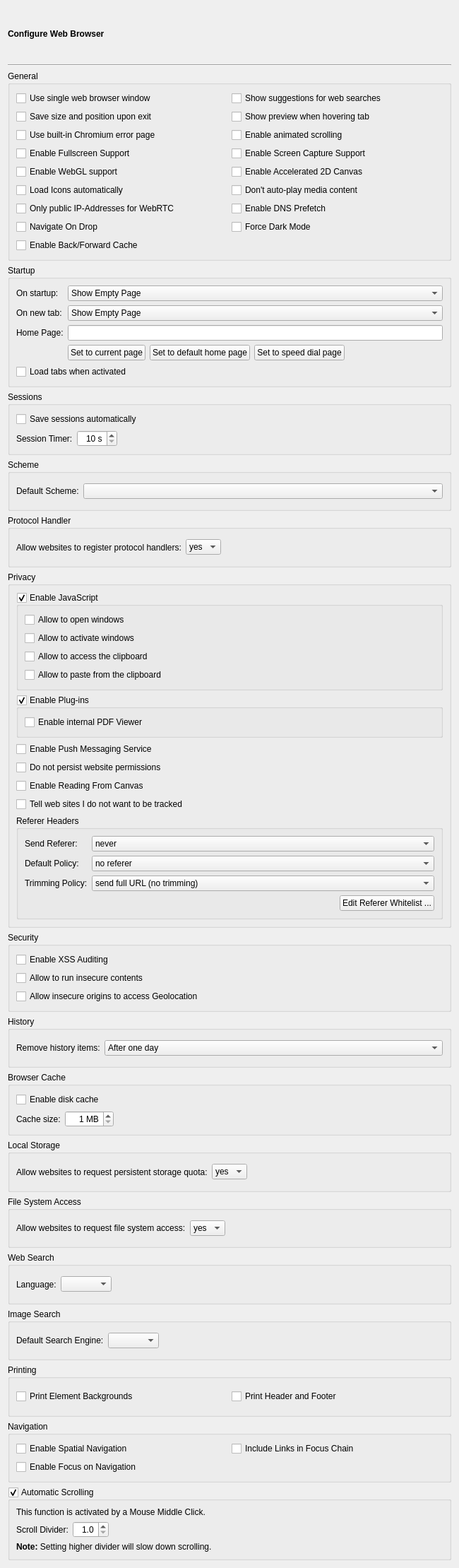
<?xml version="1.0" encoding="UTF-8"?>
<ui version="4.0">
 <class>WebBrowserPage</class>
 <widget class="QWidget" name="WebBrowserPage">
  <property name="geometry">
   <rect>
    <x>0</x>
    <y>0</y>
    <width>650</width>
    <height>2219</height>
   </rect>
  </property>
  <layout class="QVBoxLayout" name="verticalLayout_6">
   <item>
    <widget class="QLabel" name="headerLabel">
     <property name="text">
      <string>&lt;b&gt;Configure Web Browser&lt;/b&gt;</string>
     </property>
    </widget>
   </item>
   <item>
    <widget class="Line" name="line17">
     <property name="frameShape">
      <enum>QFrame::Shape::HLine</enum>
     </property>
     <property name="frameShadow">
      <enum>QFrame::Shadow::Sunken</enum>
     </property>
     <property name="orientation">
      <enum>Qt::Orientation::Horizontal</enum>
     </property>
    </widget>
   </item>
   <item>
    <widget class="QGroupBox" name="groupBox_4">
     <property name="title">
      <string>General</string>
     </property>
     <layout class="QGridLayout" name="gridLayout_5">
      <item row="6" column="0">
       <widget class="QCheckBox" name="webRtcPublicOnlyCheckBox">
        <property name="toolTip">
         <string>Select to limit WebRTC to public IP addresses only</string>
        </property>
        <property name="text">
         <string>Only public IP-Addresses for WebRTC</string>
        </property>
       </widget>
      </item>
      <item row="0" column="0">
       <widget class="QCheckBox" name="singleHelpWindowCheckBox">
        <property name="toolTip">
         <string>Select to use a single web browser window only</string>
        </property>
        <property name="text">
         <string>Use single web browser window</string>
        </property>
       </widget>
      </item>
      <item row="2" column="1">
       <widget class="QCheckBox" name="scrollingCheckBox">
        <property name="toolTip">
         <string>Select to activate animated scrolling</string>
        </property>
        <property name="text">
         <string>Enable animated scrolling</string>
        </property>
       </widget>
      </item>
      <item row="0" column="1">
       <widget class="QCheckBox" name="webSuggestionsCheckBox">
        <property name="toolTip">
         <string>Select to enable suggestions for web searches</string>
        </property>
        <property name="text">
         <string>Show suggestions for web searches</string>
        </property>
       </widget>
      </item>
      <item row="3" column="0">
       <widget class="QCheckBox" name="fullscreenCheckBox">
        <property name="toolTip">
         <string>Select to enable fullscreen support</string>
        </property>
        <property name="text">
         <string>Enable Fullscreen Support</string>
        </property>
       </widget>
      </item>
      <item row="5" column="1">
       <widget class="QCheckBox" name="autoplayMediaCheckBox">
        <property name="toolTip">
         <string>Select, to inhibit playback of media content until the user interacts with the page</string>
        </property>
        <property name="text">
         <string>Don't auto-play media content</string>
        </property>
       </widget>
      </item>
      <item row="4" column="0">
       <widget class="QCheckBox" name="webGLCheckBox">
        <property name="toolTip">
         <string>Select to enable support for WebGL</string>
        </property>
        <property name="text">
         <string>Enable WebGL support</string>
        </property>
       </widget>
      </item>
      <item row="1" column="1">
       <widget class="QCheckBox" name="showTabPreviews">
        <property name="toolTip">
         <string>Select to show a page preview when the mouse hovers over the tab</string>
        </property>
        <property name="text">
         <string>Show preview when hovering tab</string>
        </property>
       </widget>
      </item>
      <item row="7" column="0">
       <widget class="QCheckBox" name="navigateOnDropCheckBox">
        <property name="toolTip">
         <string>Select to enable navigation by dropping URLs on a view.</string>
        </property>
        <property name="text">
         <string>Navigate On Drop</string>
        </property>
       </widget>
      </item>
      <item row="2" column="0">
       <widget class="QCheckBox" name="errorPageCheckBox">
        <property name="toolTip">
         <string>Select to enable displaying the built-in Chromium error pages.</string>
        </property>
        <property name="text">
         <string>Use built-in Chromium error page</string>
        </property>
       </widget>
      </item>
      <item row="5" column="0">
       <widget class="QCheckBox" name="autoloadIconsCheckBox">
        <property name="toolTip">
         <string>Select to load web site icons automatically</string>
        </property>
        <property name="text">
         <string>Load Icons automatically</string>
        </property>
       </widget>
      </item>
      <item row="1" column="0">
       <widget class="QCheckBox" name="saveGeometryCheckBox">
        <property name="toolTip">
         <string>Select to save the window size and position</string>
        </property>
        <property name="text">
         <string>Save size and position upon exit</string>
        </property>
       </widget>
      </item>
      <item row="3" column="1">
       <widget class="QCheckBox" name="screenCaptureCheckBox">
        <property name="toolTip">
         <string>Select to enable screen capture support</string>
        </property>
        <property name="text">
         <string>Enable Screen Capture Support</string>
        </property>
       </widget>
      </item>
      <item row="6" column="1">
       <widget class="QCheckBox" name="dnsPrefetchCheckBox">
        <property name="toolTip">
         <string>Select to try to pre-fetch DNS entries to speed up browsing</string>
        </property>
        <property name="text">
         <string>Enable DNS Prefetch</string>
        </property>
       </widget>
      </item>
      <item row="7" column="1">
       <widget class="QCheckBox" name="forceDarkModeCheckBox">
        <property name="toolTip">
         <string>Select to render all web contents using a dark theme.</string>
        </property>
        <property name="text">
         <string>Force Dark Mode</string>
        </property>
       </widget>
      </item>
      <item row="4" column="1">
       <widget class="QCheckBox" name="accelerated2dCanvasCheckBox">
        <property name="toolTip">
         <string>Select to enable support for accelerated 2D canvas using OpenGL</string>
        </property>
        <property name="text">
         <string>Enable Accelerated 2D Canvas</string>
        </property>
       </widget>
      </item>
      <item row="8" column="0">
       <widget class="QCheckBox" name="backForwardCacheCheckBox">
        <property name="toolTip">
         <string>Select to enable back/forward cache to speed up navigation</string>
        </property>
        <property name="text">
         <string>Enable Back/Forward Cache</string>
        </property>
       </widget>
      </item>
     </layout>
    </widget>
   </item>
   <item>
    <widget class="QGroupBox" name="startupGroupBox">
     <property name="title">
      <string>Startup</string>
     </property>
     <layout class="QGridLayout" name="gridLayout_3">
      <item row="0" column="0">
       <widget class="QLabel" name="label">
        <property name="text">
         <string>On startup:</string>
        </property>
       </widget>
      </item>
      <item row="0" column="1" colspan="4">
       <widget class="QComboBox" name="startupCombo">
        <property name="toolTip">
         <string>Select the startup behavior</string>
        </property>
        <item>
         <property name="text">
          <string>Show Empty Page</string>
         </property>
        </item>
        <item>
         <property name="text">
          <string>Show Home Page</string>
         </property>
        </item>
        <item>
         <property name="text">
          <string>Show Speed Dial</string>
         </property>
        </item>
        <item>
         <property name="text">
          <string>Restore Session</string>
         </property>
        </item>
        <item>
         <property name="text">
          <string>Select Session</string>
         </property>
        </item>
       </widget>
      </item>
      <item row="1" column="0">
       <widget class="QLabel" name="label_12">
        <property name="text">
         <string>On new tab:</string>
        </property>
       </widget>
      </item>
      <item row="1" column="1" colspan="4">
       <widget class="QComboBox" name="newTabCombo">
        <property name="toolTip">
         <string>Select the behavior of new tabs</string>
        </property>
        <item>
         <property name="text">
          <string>Show Empty Page</string>
         </property>
        </item>
        <item>
         <property name="text">
          <string>Show Home Page</string>
         </property>
        </item>
        <item>
         <property name="text">
          <string>Show Speed Dial</string>
         </property>
        </item>
       </widget>
      </item>
      <item row="2" column="0">
       <widget class="QLabel" name="homePageLabel">
        <property name="text">
         <string>Home Page:</string>
        </property>
       </widget>
      </item>
      <item row="2" column="1" colspan="4">
       <widget class="QLineEdit" name="homePageEdit">
        <property name="toolTip">
         <string>Enter the desired home page</string>
        </property>
       </widget>
      </item>
      <item row="3" column="1">
       <widget class="QPushButton" name="setCurrentPageButton">
        <property name="toolTip">
         <string>Press to set the current page as the home page</string>
        </property>
        <property name="text">
         <string>Set to current page</string>
        </property>
       </widget>
      </item>
      <item row="3" column="2">
       <widget class="QPushButton" name="defaultHomeButton">
        <property name="toolTip">
         <string>Press to set the default home page</string>
        </property>
        <property name="text">
         <string>Set to default home page</string>
        </property>
       </widget>
      </item>
      <item row="3" column="3">
       <widget class="QPushButton" name="setSpeedDialPageButton">
        <property name="toolTip">
         <string>Press to set the speed dial as the home page</string>
        </property>
        <property name="text">
         <string>Set to speed dial page</string>
        </property>
       </widget>
      </item>
      <item row="3" column="4">
       <spacer name="horizontalSpacer_2">
        <property name="orientation">
         <enum>Qt::Orientation::Horizontal</enum>
        </property>
        <property name="sizeHint" stdset="0">
         <size>
          <width>160</width>
          <height>20</height>
         </size>
        </property>
       </spacer>
      </item>
      <item row="4" column="0" colspan="5">
       <widget class="QCheckBox" name="loadTabOnActivationCheckBox">
        <property name="toolTip">
         <string>Select to load restored tabs when they are activated</string>
        </property>
        <property name="text">
         <string>Load tabs when activated</string>
        </property>
       </widget>
      </item>
     </layout>
     <zorder>label</zorder>
     <zorder>startupCombo</zorder>
     <zorder>homePageLabel</zorder>
     <zorder>homePageEdit</zorder>
     <zorder>setCurrentPageButton</zorder>
     <zorder>defaultHomeButton</zorder>
     <zorder>label_12</zorder>
     <zorder>newTabCombo</zorder>
     <zorder>loadTabOnActivationCheckBox</zorder>
     <zorder>setSpeedDialPageButton</zorder>
    </widget>
   </item>
   <item>
    <widget class="QGroupBox" name="groupBox_8">
     <property name="title">
      <string>Sessions</string>
     </property>
     <layout class="QGridLayout" name="gridLayout_6">
      <item row="0" column="0" colspan="3">
       <widget class="QCheckBox" name="saveSessionCheckBox">
        <property name="toolTip">
         <string>Select to save sessions automatically</string>
        </property>
        <property name="text">
         <string>Save sessions automatically</string>
        </property>
       </widget>
      </item>
      <item row="1" column="0">
       <widget class="QLabel" name="label_13">
        <property name="text">
         <string>Session Timer:</string>
        </property>
       </widget>
      </item>
      <item row="1" column="1">
       <widget class="QSpinBox" name="sessionTimerSpinBox">
        <property name="toolTip">
         <string>Enter the time to save sessions</string>
        </property>
        <property name="alignment">
         <set>Qt::AlignmentFlag::AlignRight|Qt::AlignmentFlag::AlignTrailing|Qt::AlignmentFlag::AlignVCenter</set>
        </property>
        <property name="suffix">
         <string> s</string>
        </property>
        <property name="minimum">
         <number>10</number>
        </property>
        <property name="maximum">
         <number>180</number>
        </property>
        <property name="singleStep">
         <number>1</number>
        </property>
       </widget>
      </item>
      <item row="1" column="2">
       <spacer name="horizontalSpacer_8">
        <property name="orientation">
         <enum>Qt::Orientation::Horizontal</enum>
        </property>
        <property name="sizeHint" stdset="0">
         <size>
          <width>443</width>
          <height>20</height>
         </size>
        </property>
       </spacer>
      </item>
     </layout>
    </widget>
   </item>
   <item>
    <widget class="QGroupBox" name="groupBox_2">
     <property name="title">
      <string>Scheme</string>
     </property>
     <layout class="QGridLayout" name="gridLayout_4">
      <item row="0" column="0">
       <widget class="QLabel" name="label_3">
        <property name="text">
         <string>Default Scheme:</string>
        </property>
       </widget>
      </item>
      <item row="0" column="1">
       <widget class="QComboBox" name="defaultSchemeCombo">
        <property name="sizePolicy">
         <sizepolicy hsizetype="Expanding" vsizetype="Fixed">
          <horstretch>0</horstretch>
          <verstretch>0</verstretch>
         </sizepolicy>
        </property>
        <property name="toolTip">
         <string>Select the default scheme</string>
        </property>
        <property name="whatsThis">
         <string>&lt;b&gt;Default Scheme&lt;/b&gt;&lt;p&gt;Select the default scheme. This scheme is prepended to URLs, that don't contain one.&lt;/p&gt;</string>
        </property>
        <property name="editable">
         <bool>false</bool>
        </property>
       </widget>
      </item>
     </layout>
    </widget>
   </item>
   <item>
    <widget class="QGroupBox" name="groupBox_11">
     <property name="title">
      <string>Protocol Handler</string>
     </property>
     <layout class="QHBoxLayout" name="horizontalLayout_8">
      <item>
       <widget class="QLabel" name="label_18">
        <property name="text">
         <string>Allow websites to register protocol handlers:</string>
        </property>
       </widget>
      </item>
      <item>
       <widget class="QComboBox" name="protocolHandlerComboBox">
        <property name="toolTip">
         <string>Select how to allow websites to register protocol handlers via &quot;navigator.registerProtocolHandler&quot;</string>
        </property>
        <item>
         <property name="text">
          <string>yes</string>
         </property>
        </item>
        <item>
         <property name="text">
          <string>no</string>
         </property>
        </item>
        <item>
         <property name="text">
          <string>ask</string>
         </property>
        </item>
       </widget>
      </item>
      <item>
       <spacer name="horizontalSpacer_9">
        <property name="orientation">
         <enum>Qt::Orientation::Horizontal</enum>
        </property>
        <property name="sizeHint" stdset="0">
         <size>
          <width>272</width>
          <height>20</height>
         </size>
        </property>
       </spacer>
      </item>
     </layout>
    </widget>
   </item>
   <item>
    <widget class="QGroupBox" name="privacyGroup">
     <property name="title">
      <string>Privacy</string>
     </property>
     <layout class="QVBoxLayout" name="verticalLayout_5">
      <item>
       <widget class="QGroupBox" name="javaScriptGroup">
        <property name="toolTip">
         <string>Select to enable JavaScript support</string>
        </property>
        <property name="title">
         <string>Enable JavaScript</string>
        </property>
        <property name="checkable">
         <bool>true</bool>
        </property>
        <layout class="QVBoxLayout" name="verticalLayout_2">
         <item>
          <widget class="QCheckBox" name="jsOpenWindowsCheckBox">
           <property name="toolTip">
            <string>Select to allow JavaScript to open windows</string>
           </property>
           <property name="text">
            <string>Allow to open windows</string>
           </property>
          </widget>
         </item>
         <item>
          <widget class="QCheckBox" name="jsActivateWindowsCheckBox">
           <property name="toolTip">
            <string>Select to allow JavaScript to activate windows</string>
           </property>
           <property name="text">
            <string>Allow to activate windows</string>
           </property>
          </widget>
         </item>
         <item>
          <widget class="QCheckBox" name="jsClipboardCheckBox">
           <property name="toolTip">
            <string>Select to allow JavaScript to access the clipboard</string>
           </property>
           <property name="text">
            <string>Allow to access the clipboard</string>
           </property>
          </widget>
         </item>
         <item>
          <widget class="QCheckBox" name="jsPasteCheckBox">
           <property name="toolTip">
            <string>Select to allow JavaScript to paste from the clipboard (this needs access to the clipboard)</string>
           </property>
           <property name="text">
            <string>Allow to paste from the clipboard</string>
           </property>
          </widget>
         </item>
        </layout>
       </widget>
      </item>
      <item>
       <widget class="QGroupBox" name="pluginsGroup">
        <property name="toolTip">
         <string>Select to enable plugins in web pages</string>
        </property>
        <property name="title">
         <string>Enable Plug-ins</string>
        </property>
        <property name="checkable">
         <bool>true</bool>
        </property>
        <layout class="QVBoxLayout" name="verticalLayout_3">
         <item>
          <widget class="QCheckBox" name="pdfViewerCheckBox">
           <property name="toolTip">
            <string>Select to enable the built-in PDF Viewer</string>
           </property>
           <property name="text">
            <string>Enable internal PDF Viewer</string>
           </property>
          </widget>
         </item>
        </layout>
       </widget>
      </item>
      <item>
       <widget class="QCheckBox" name="pushServiceCheckBox">
        <property name="toolTip">
         <string>&lt;p&gt;Select to enable the push messaging service.&lt;/p&gt;
&lt;p&gt;&lt;b&gt;Note:&lt;/b&gt; All push messages will go through the Google push service and its respective servers.&lt;/p&gt;</string>
        </property>
        <property name="text">
         <string>Enable Push Messaging Service</string>
        </property>
       </widget>
      </item>
      <item>
       <widget class="QCheckBox" name="noPersistentPermissionsCheckBox">
        <property name="toolTip">
         <string>Select to store website permission settings in memory only.</string>
        </property>
        <property name="text">
         <string>Do not persist website permissions</string>
        </property>
       </widget>
      </item>
      <item>
       <widget class="QCheckBox" name="readingFromCanvasCheckBox">
        <property name="toolTip">
         <string>&lt;p&gt;Select to allow reading from all canvas elements.&lt;/p&gt;
&lt;p&gt;&lt;b&gt;Note:&lt;/b&gt; Disable this option to prevent canvas fingerprinting.&lt;/p&gt;</string>
        </property>
        <property name="text">
         <string>Enable Reading From Canvas</string>
        </property>
       </widget>
      </item>
      <item>
       <widget class="QCheckBox" name="doNotTrackCheckBox">
        <property name="toolTip">
         <string>Select to enabled the &quot;Do Not Track&quot; feature</string>
        </property>
        <property name="text">
         <string>Tell web sites I do not want to be tracked</string>
        </property>
       </widget>
      </item>
      <item>
       <widget class="QGroupBox" name="groupBox_9">
        <property name="title">
         <string>Referer Headers</string>
        </property>
        <layout class="QGridLayout" name="gridLayout_7">
         <item row="0" column="0">
          <widget class="QLabel" name="label_14">
           <property name="text">
            <string>Send Referer:</string>
           </property>
          </widget>
         </item>
         <item row="0" column="1">
          <widget class="QComboBox" name="refererSendComboBox">
           <property name="sizePolicy">
            <sizepolicy hsizetype="Expanding" vsizetype="Fixed">
             <horstretch>0</horstretch>
             <verstretch>0</verstretch>
            </sizepolicy>
           </property>
           <property name="toolTip">
            <string>Select when to send a referer header (independent of origin)</string>
           </property>
           <property name="whatsThis">
            <string>&lt;b&gt;Send Referer&lt;/b&gt;
&lt;p&gt;Select, when to send a referer header. This is independent of the requested URL. If a referer header is to be sent, further rules will be applied.&lt;/p&gt;</string>
           </property>
           <item>
            <property name="text">
             <string>never</string>
            </property>
           </item>
           <item>
            <property name="text">
             <string>on click only</string>
            </property>
           </item>
           <item>
            <property name="text">
             <string>always</string>
            </property>
           </item>
          </widget>
         </item>
         <item row="1" column="0">
          <widget class="QLabel" name="label_16">
           <property name="text">
            <string>Default Policy:</string>
           </property>
          </widget>
         </item>
         <item row="1" column="1">
          <widget class="QComboBox" name="refererDefaultPolicyCcomboBox">
           <property name="sizePolicy">
            <sizepolicy hsizetype="Expanding" vsizetype="Fixed">
             <horstretch>0</horstretch>
             <verstretch>0</verstretch>
            </sizepolicy>
           </property>
           <property name="toolTip">
            <string>Select when to send a referer header depending on origin</string>
           </property>
           <property name="whatsThis">
            <string>&lt;b&gt;Default Policy&lt;/b&gt;
&lt;p&gt;Select when to send a referer header depending on origin.&lt;/p&gt;
&lt;ul&gt;
&lt;li&gt;no referer - don't send a referer header&lt;/li&gt;
&lt;li&gt;only when same origin - don't send a referer header if the origin of the target is different&lt;/li&gt;
&lt;li&gt;only origin when cross origin - send trimmed referer header only when same origin, the referer origin when the target is potentially trustworthy and no header otherwise&lt;/li&gt;
&lt;li&gt;no referer when downgrading - don't send a referer header when the target is not potentially trustworthy&lt;/li&gt;
&lt;/ul&gt;</string>
           </property>
           <item>
            <property name="text">
             <string>no referer</string>
            </property>
           </item>
           <item>
            <property name="text">
             <string>only when same origin</string>
            </property>
           </item>
           <item>
            <property name="text">
             <string>only origin when cross origin</string>
            </property>
           </item>
           <item>
            <property name="text">
             <string>no referer when downgrading</string>
            </property>
           </item>
          </widget>
         </item>
         <item row="2" column="0">
          <widget class="QLabel" name="label_15">
           <property name="text">
            <string>Trimming Policy:</string>
           </property>
          </widget>
         </item>
         <item row="2" column="1">
          <widget class="QComboBox" name="refererTrimmingPolicyComboBox">
           <property name="sizePolicy">
            <sizepolicy hsizetype="Expanding" vsizetype="Fixed">
             <horstretch>0</horstretch>
             <verstretch>0</verstretch>
            </sizepolicy>
           </property>
           <property name="toolTip">
            <string>Select how the referer URL shall be trimmed</string>
           </property>
           <property name="whatsThis">
            <string>&lt;b&gt;Trimming Policy&lt;/b&gt;
&lt;p&gt;Select how the referer URL shall be trimmed. The selected rule is applied, when sending a complete referer URL.&lt;/p&gt;
&lt;ul&gt;
&lt;li&gt;send full URL (no trimming) - this does not perform any trimming beyond removing the user information and any fragment&lt;/li&gt;
&lt;li&gt;send the URL without its query string - this removes the user information and the query string&lt;/li&gt;
&lt;li&gt;only send the origin - this shortens the referer URL to the origin, i.e. scheme, host and port only&lt;/li&gt;
&lt;/ul&gt;</string>
           </property>
           <item>
            <property name="text">
             <string>send full URL (no trimming)</string>
            </property>
           </item>
           <item>
            <property name="text">
             <string>send the URL without its query string</string>
            </property>
           </item>
           <item>
            <property name="text">
             <string>only send the origin</string>
            </property>
           </item>
          </widget>
         </item>
         <item row="3" column="0" colspan="2">
          <layout class="QHBoxLayout" name="horizontalLayout_4">
           <item>
            <spacer name="horizontalSpacer_6">
             <property name="orientation">
              <enum>Qt::Orientation::Horizontal</enum>
             </property>
             <property name="sizeHint" stdset="0">
              <size>
               <width>268</width>
               <height>20</height>
              </size>
             </property>
            </spacer>
           </item>
           <item>
            <widget class="QPushButton" name="refererWhitelistButton">
             <property name="toolTip">
              <string>Press to edit the list of whitelisted hosts</string>
             </property>
             <property name="text">
              <string>Edit Referer Whitelist ...</string>
             </property>
            </widget>
           </item>
          </layout>
         </item>
        </layout>
       </widget>
      </item>
     </layout>
    </widget>
   </item>
   <item>
    <widget class="QGroupBox" name="groupBox_6">
     <property name="title">
      <string>Security</string>
     </property>
     <layout class="QVBoxLayout" name="verticalLayout_4">
      <item>
       <widget class="QCheckBox" name="xssAuditingCheckBox">
        <property name="toolTip">
         <string>Select to enable XSS auditing</string>
        </property>
        <property name="whatsThis">
         <string>&lt;b&gt;Enable XSS Auditing&lt;/b&gt;
&lt;p&gt;This selects whether load requests should be monitored for cross-site scripting attempts. Suspicious scripts will be blocked. These will be reported in the JavaScript console. Enabling this feature might have an impact on performance.&lt;/p&gt;</string>
        </property>
        <property name="text">
         <string>Enable XSS Auditing</string>
        </property>
       </widget>
      </item>
      <item>
       <widget class="QCheckBox" name="insecureContentsCheckBox">
        <property name="toolTip">
         <string>Select to allow HTTPS pages to run JavaScript, CSS, plugins or web-sockets from HTTP URLs</string>
        </property>
        <property name="text">
         <string>Allow to run insecure contents</string>
        </property>
       </widget>
      </item>
      <item>
       <widget class="QCheckBox" name="insecureGeolocationCheckBox">
        <property name="toolTip">
         <string>Select to allow insecure origins (i.e. those not having an https:// URL) to request Geolocation features.</string>
        </property>
        <property name="text">
         <string>Allow insecure origins to access Geolocation</string>
        </property>
       </widget>
      </item>
     </layout>
    </widget>
   </item>
   <item>
    <widget class="QGroupBox" name="groupBox">
     <property name="title">
      <string>History</string>
     </property>
     <layout class="QHBoxLayout" name="horizontalLayout">
      <item>
       <widget class="QLabel" name="label_4">
        <property name="text">
         <string>Remove history items:</string>
        </property>
       </widget>
      </item>
      <item>
       <widget class="QComboBox" name="expireHistory">
        <property name="sizePolicy">
         <sizepolicy hsizetype="Expanding" vsizetype="Fixed">
          <horstretch>0</horstretch>
          <verstretch>0</verstretch>
         </sizepolicy>
        </property>
        <property name="toolTip">
         <string>Select the period for expiration of history entries</string>
        </property>
        <item>
         <property name="text">
          <string>After one day</string>
         </property>
        </item>
        <item>
         <property name="text">
          <string>After one week</string>
         </property>
        </item>
        <item>
         <property name="text">
          <string>After two weeks</string>
         </property>
        </item>
        <item>
         <property name="text">
          <string>After one month</string>
         </property>
        </item>
        <item>
         <property name="text">
          <string>After one year</string>
         </property>
        </item>
        <item>
         <property name="text">
          <string>Manually</string>
         </property>
        </item>
        <item>
         <property name="text">
          <string>On application exit</string>
         </property>
        </item>
       </widget>
      </item>
     </layout>
    </widget>
   </item>
   <item>
    <widget class="QGroupBox" name="cacheGroup">
     <property name="title">
      <string>Browser Cache</string>
     </property>
     <layout class="QGridLayout" name="gridLayout_2">
      <item row="0" column="0" colspan="3">
       <widget class="QCheckBox" name="diskCacheCheckBox">
        <property name="text">
         <string>Enable disk cache</string>
        </property>
       </widget>
      </item>
      <item row="1" column="0">
       <widget class="QLabel" name="label_7">
        <property name="text">
         <string>Cache size:</string>
        </property>
       </widget>
      </item>
      <item row="1" column="1">
       <widget class="QSpinBox" name="cacheSizeSpinBox">
        <property name="toolTip">
         <string>Enter the maximum size of the disk cache</string>
        </property>
        <property name="alignment">
         <set>Qt::AlignmentFlag::AlignRight|Qt::AlignmentFlag::AlignTrailing|Qt::AlignmentFlag::AlignVCenter</set>
        </property>
        <property name="suffix">
         <string> MB</string>
        </property>
        <property name="minimum">
         <number>1</number>
        </property>
        <property name="maximum">
         <number>999</number>
        </property>
       </widget>
      </item>
      <item row="1" column="2">
       <spacer name="horizontalSpacer">
        <property name="orientation">
         <enum>Qt::Orientation::Horizontal</enum>
        </property>
        <property name="sizeHint" stdset="0">
         <size>
          <width>410</width>
          <height>20</height>
         </size>
        </property>
       </spacer>
      </item>
     </layout>
    </widget>
   </item>
   <item>
    <widget class="QGroupBox" name="groupBox_10">
     <property name="title">
      <string>Local Storage</string>
     </property>
     <layout class="QHBoxLayout" name="horizontalLayout_7">
      <item>
       <widget class="QLabel" name="label_17">
        <property name="text">
         <string>Allow websites to request persistent storage quota:</string>
        </property>
       </widget>
      </item>
      <item>
       <widget class="QComboBox" name="requestQuotaComboBox">
        <property name="toolTip">
         <string>Select how to allow websites to request persistent storage quota via &quot;navigator.webkitPersistentStorage.requestQuota&quot;</string>
        </property>
        <item>
         <property name="text">
          <string>yes</string>
         </property>
        </item>
        <item>
         <property name="text">
          <string>no</string>
         </property>
        </item>
        <item>
         <property name="text">
          <string>ask</string>
         </property>
        </item>
       </widget>
      </item>
      <item>
       <spacer name="horizontalSpacer_10">
        <property name="orientation">
         <enum>Qt::Orientation::Horizontal</enum>
        </property>
        <property name="sizeHint" stdset="0">
         <size>
          <width>230</width>
          <height>20</height>
         </size>
        </property>
       </spacer>
      </item>
     </layout>
    </widget>
   </item>
   <item>
    <widget class="QGroupBox" name="groupBox_12">
     <property name="title">
      <string>File System Access</string>
     </property>
     <layout class="QHBoxLayout" name="horizontalLayout_9">
      <item>
       <widget class="QLabel" name="label_2">
        <property name="text">
         <string>Allow websites to request file system access:</string>
        </property>
       </widget>
      </item>
      <item>
       <widget class="QComboBox" name="fileSystemAccessComboBox">
        <property name="toolTip">
         <string>Select how to allow websites to request file system access</string>
        </property>
        <item>
         <property name="text">
          <string>yes</string>
         </property>
        </item>
        <item>
         <property name="text">
          <string>no</string>
         </property>
        </item>
        <item>
         <property name="text">
          <string>ask</string>
         </property>
        </item>
       </widget>
      </item>
      <item>
       <spacer name="horizontalSpacer_11">
        <property name="orientation">
         <enum>Qt::Orientation::Horizontal</enum>
        </property>
        <property name="sizeHint" stdset="0">
         <size>
          <width>271</width>
          <height>20</height>
         </size>
        </property>
       </spacer>
      </item>
     </layout>
    </widget>
   </item>
   <item>
    <widget class="QGroupBox" name="groupBox_5">
     <property name="title">
      <string>Web Search</string>
     </property>
     <layout class="QHBoxLayout" name="horizontalLayout_2">
      <item>
       <widget class="QLabel" name="label_5">
        <property name="text">
         <string>Language:</string>
        </property>
       </widget>
      </item>
      <item>
       <widget class="QComboBox" name="languageCombo">
        <property name="toolTip">
         <string>Select the language to be used for web searches</string>
        </property>
        <property name="sizeAdjustPolicy">
         <enum>QComboBox::SizeAdjustPolicy::AdjustToContents</enum>
        </property>
       </widget>
      </item>
      <item>
       <spacer name="horizontalSpacer_3">
        <property name="orientation">
         <enum>Qt::Orientation::Horizontal</enum>
        </property>
        <property name="sizeHint" stdset="0">
         <size>
          <width>450</width>
          <height>20</height>
         </size>
        </property>
       </spacer>
      </item>
     </layout>
    </widget>
   </item>
   <item>
    <widget class="QGroupBox" name="imageSearchGroup">
     <property name="title">
      <string>Image Search</string>
     </property>
     <layout class="QHBoxLayout" name="horizontalLayout_3">
      <item>
       <widget class="QLabel" name="label_8">
        <property name="text">
         <string>Default Search Engine:</string>
        </property>
       </widget>
      </item>
      <item>
       <widget class="QComboBox" name="imageSearchComboBox">
        <property name="toolTip">
         <string>Select the default search engine for image searches</string>
        </property>
       </widget>
      </item>
      <item>
       <spacer name="horizontalSpacer_5">
        <property name="orientation">
         <enum>Qt::Orientation::Horizontal</enum>
        </property>
        <property name="sizeHint" stdset="0">
         <size>
          <width>383</width>
          <height>20</height>
         </size>
        </property>
       </spacer>
      </item>
     </layout>
    </widget>
   </item>
   <item>
    <widget class="QGroupBox" name="groupBox_7">
     <property name="title">
      <string>Printing</string>
     </property>
     <layout class="QHBoxLayout" name="horizontalLayout_6">
      <item>
       <widget class="QCheckBox" name="printBackgroundCheckBox">
        <property name="toolTip">
         <string>Select to print the background of page elements as well</string>
        </property>
        <property name="text">
         <string>Print Element Backgrounds</string>
        </property>
       </widget>
      </item>
      <item>
       <widget class="QCheckBox" name="printHeaderAndFooterCheckBox">
        <property name="toolTip">
         <string>Select to print page headers and footers</string>
        </property>
        <property name="text">
         <string>Print Header and Footer</string>
        </property>
       </widget>
      </item>
     </layout>
    </widget>
   </item>
   <item>
    <widget class="QGroupBox" name="groupBox_3">
     <property name="title">
      <string>Navigation</string>
     </property>
     <layout class="QGridLayout" name="gridLayout">
      <item row="0" column="0">
       <widget class="QCheckBox" name="spatialCheckBox">
        <property name="toolTip">
         <string>Select to enable the spatial navigation feature</string>
        </property>
        <property name="whatsThis">
         <string>&lt;b&gt;Enable Spatial Navigation&lt;/b&gt;
&lt;p&gt;This enables or disables the Spatial Navigation feature, which consists in the ability to navigate between focusable elements in a Web page, such as hyperlinks and form controls, by using Left, Right, Up and Down arrow keys. For example, if a user presses the Right key, heuristics determine whether there is an element he might be trying to reach towards the right and which element he probably wants.&lt;/p&gt;</string>
        </property>
        <property name="text">
         <string>Enable Spatial Navigation</string>
        </property>
       </widget>
      </item>
      <item row="0" column="1">
       <widget class="QCheckBox" name="linksInFocusChainCheckBox">
        <property name="toolTip">
         <string>Select to include links in focus chain</string>
        </property>
        <property name="whatsThis">
         <string>&lt;b&gt;Include Links in Focus Chain&lt;/b&gt;
&lt;p&gt;This selects whether hyperlinks should be included in the keyboard focus chain.&lt;/p&gt;</string>
        </property>
        <property name="text">
         <string>Include Links in Focus Chain</string>
        </property>
       </widget>
      </item>
      <item row="1" column="0">
       <widget class="QCheckBox" name="focusOnNavigationCheckBox">
        <property name="toolTip">
         <string>Select to give the focus to the view whenever a navigation event occurs</string>
        </property>
        <property name="text">
         <string>Enable Focus on Navigation</string>
        </property>
       </widget>
      </item>
     </layout>
    </widget>
   </item>
   <item>
    <widget class="QGroupBox" name="autoScrollGroupBox">
     <property name="toolTip">
      <string>Select to enable the auto-scroller</string>
     </property>
     <property name="title">
      <string>Automatic Scrolling</string>
     </property>
     <property name="checkable">
      <bool>true</bool>
     </property>
     <layout class="QVBoxLayout" name="verticalLayout">
      <item>
       <widget class="QLabel" name="label_11">
        <property name="text">
         <string>This function is activated by a Mouse Middle Click.</string>
        </property>
        <property name="wordWrap">
         <bool>true</bool>
        </property>
       </widget>
      </item>
      <item>
       <layout class="QHBoxLayout" name="horizontalLayout_5">
        <item>
         <widget class="QLabel" name="label_9">
          <property name="text">
           <string>Scroll Divider:</string>
          </property>
         </widget>
        </item>
        <item>
         <widget class="QDoubleSpinBox" name="autoScrollDividerSpinBox">
          <property name="toolTip">
           <string>Enter the auto-scroll divider value</string>
          </property>
          <property name="alignment">
           <set>Qt::AlignmentFlag::AlignRight|Qt::AlignmentFlag::AlignTrailing|Qt::AlignmentFlag::AlignVCenter</set>
          </property>
          <property name="decimals">
           <number>1</number>
          </property>
          <property name="minimum">
           <double>1.000000000000000</double>
          </property>
          <property name="maximum">
           <double>99.900000000000006</double>
          </property>
         </widget>
        </item>
        <item>
         <spacer name="horizontalSpacer_7">
          <property name="orientation">
           <enum>Qt::Orientation::Horizontal</enum>
          </property>
          <property name="sizeHint" stdset="0">
           <size>
            <width>40</width>
            <height>20</height>
           </size>
          </property>
         </spacer>
        </item>
       </layout>
      </item>
      <item>
       <widget class="QLabel" name="label_10">
        <property name="text">
         <string>&lt;b&gt;Note:&lt;/b&gt; Setting higher divider will slow down scrolling.</string>
        </property>
        <property name="wordWrap">
         <bool>true</bool>
        </property>
       </widget>
      </item>
     </layout>
    </widget>
   </item>
  </layout>
 </widget>
 <tabstops>
  <tabstop>singleHelpWindowCheckBox</tabstop>
  <tabstop>webSuggestionsCheckBox</tabstop>
  <tabstop>saveGeometryCheckBox</tabstop>
  <tabstop>showTabPreviews</tabstop>
  <tabstop>errorPageCheckBox</tabstop>
  <tabstop>scrollingCheckBox</tabstop>
  <tabstop>fullscreenCheckBox</tabstop>
  <tabstop>screenCaptureCheckBox</tabstop>
  <tabstop>webGLCheckBox</tabstop>
  <tabstop>accelerated2dCanvasCheckBox</tabstop>
  <tabstop>autoloadIconsCheckBox</tabstop>
  <tabstop>autoplayMediaCheckBox</tabstop>
  <tabstop>webRtcPublicOnlyCheckBox</tabstop>
  <tabstop>dnsPrefetchCheckBox</tabstop>
  <tabstop>navigateOnDropCheckBox</tabstop>
  <tabstop>forceDarkModeCheckBox</tabstop>
  <tabstop>backForwardCacheCheckBox</tabstop>
  <tabstop>startupCombo</tabstop>
  <tabstop>newTabCombo</tabstop>
  <tabstop>homePageEdit</tabstop>
  <tabstop>setCurrentPageButton</tabstop>
  <tabstop>defaultHomeButton</tabstop>
  <tabstop>setSpeedDialPageButton</tabstop>
  <tabstop>loadTabOnActivationCheckBox</tabstop>
  <tabstop>saveSessionCheckBox</tabstop>
  <tabstop>sessionTimerSpinBox</tabstop>
  <tabstop>defaultSchemeCombo</tabstop>
  <tabstop>protocolHandlerComboBox</tabstop>
  <tabstop>javaScriptGroup</tabstop>
  <tabstop>jsOpenWindowsCheckBox</tabstop>
  <tabstop>jsActivateWindowsCheckBox</tabstop>
  <tabstop>jsClipboardCheckBox</tabstop>
  <tabstop>jsPasteCheckBox</tabstop>
  <tabstop>pluginsGroup</tabstop>
  <tabstop>pdfViewerCheckBox</tabstop>
  <tabstop>pushServiceCheckBox</tabstop>
  <tabstop>noPersistentPermissionsCheckBox</tabstop>
  <tabstop>readingFromCanvasCheckBox</tabstop>
  <tabstop>doNotTrackCheckBox</tabstop>
  <tabstop>refererSendComboBox</tabstop>
  <tabstop>refererDefaultPolicyCcomboBox</tabstop>
  <tabstop>refererTrimmingPolicyComboBox</tabstop>
  <tabstop>refererWhitelistButton</tabstop>
  <tabstop>xssAuditingCheckBox</tabstop>
  <tabstop>insecureContentsCheckBox</tabstop>
  <tabstop>insecureGeolocationCheckBox</tabstop>
  <tabstop>expireHistory</tabstop>
  <tabstop>diskCacheCheckBox</tabstop>
  <tabstop>cacheSizeSpinBox</tabstop>
  <tabstop>requestQuotaComboBox</tabstop>
  <tabstop>fileSystemAccessComboBox</tabstop>
  <tabstop>languageCombo</tabstop>
  <tabstop>imageSearchComboBox</tabstop>
  <tabstop>printBackgroundCheckBox</tabstop>
  <tabstop>printHeaderAndFooterCheckBox</tabstop>
  <tabstop>spatialCheckBox</tabstop>
  <tabstop>linksInFocusChainCheckBox</tabstop>
  <tabstop>focusOnNavigationCheckBox</tabstop>
  <tabstop>autoScrollGroupBox</tabstop>
  <tabstop>autoScrollDividerSpinBox</tabstop>
 </tabstops>
 <resources/>
 <connections/>
</ui>
